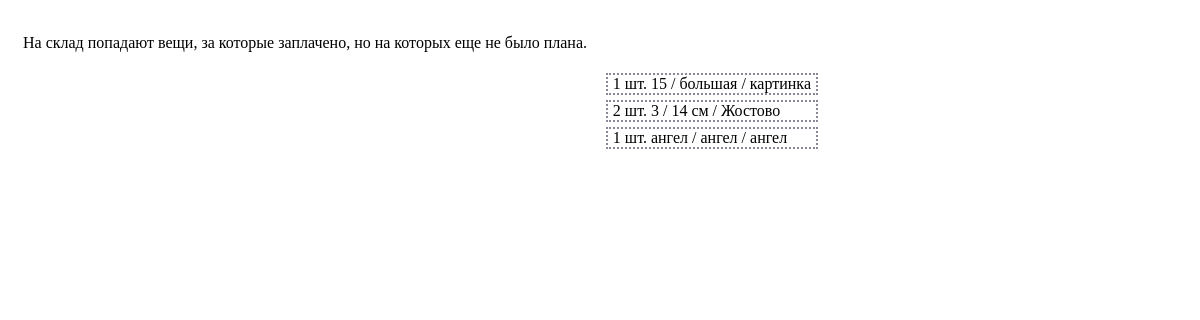
The page /forms/fStore.php on the database as committed earlier.
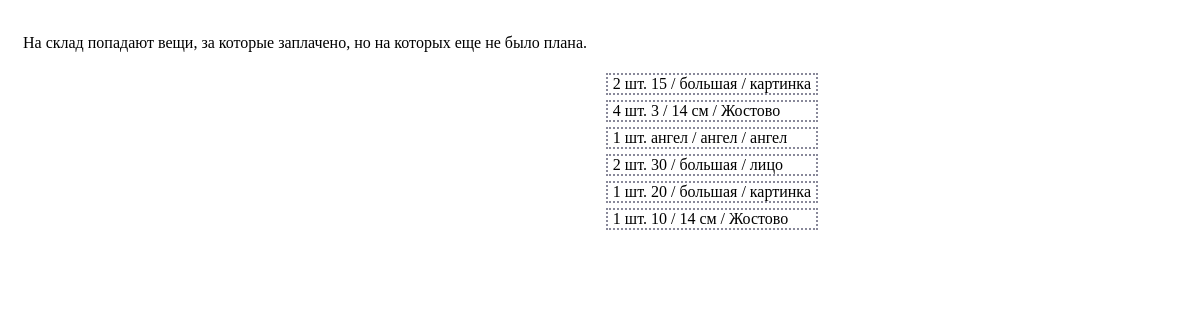
The same page on the database as committed later.
### tables this page shows
CREATE TABLE IF NOT EXISTS `left_items` (
  `left_item_id` int(5) NOT NULL AUTO_INCREMENT,
  `item_id` int(4) NOT NULL,
  `amount` int(4) NOT NULL,
  `date` int(12) NOT NULL,
  PRIMARY KEY (`left_item_id`)
);

CREATE TABLE IF NOT EXISTS `items` (
  `i_id` int(5) NOT NULL AUTO_INCREMENT,
  `type_id` int(3) NOT NULL,
  `category_id` int(4) NOT NULL,
  `item_name` varchar(30) NOT NULL,
  PRIMARY KEY (`i_id`)
);

CREATE TABLE IF NOT EXISTS `types` (
  `t_id` int(3) NOT NULL AUTO_INCREMENT,
  `type_name` varchar(30) NOT NULL,
  PRIMARY KEY (`t_id`)
);

CREATE TABLE IF NOT EXISTS `categories` (
  `c_id` int(4) NOT NULL AUTO_INCREMENT,
  `type_id` int(3) NOT NULL,
  `category_name` varchar(30) NOT NULL,
  PRIMARY KEY (`c_id`)
);

### modules/constants.php (called while the page is built)
<?php
$aDatabase  = array(
    'host'  =>  'localhost',
    'user'  =>  'hudo',
    'pwd'   =>  'oduh',
    'name'  =>  'hudo',
);

### modules/database.class.php (called while the page is built, shortened)
<?php
class Database {
    private $connection;
    private $connected;
    private $host;
    private $user;
    private $pwd;
    private $dbname;
    public function __construct($host, $user, $pwd, $dbname, $names = 'utf8') {
        $this->host		= $host;
        $this->user		= $user;
        $this->pwd		= $pwd;
        $this->dbname	= $dbname;
        $this->names	= $names;
    }
    private function connect() {
        if ($this->connected)
            return $this->connection;
        $this->connection = @mysql_connect($this->host, $this->user, $this->pwd, true);
        if ($this->connection) {
            $dbselect = @mysql_select_db($this->dbname, $this->connection);
        } else
            die('Database error.');
        $this->connected = true;
        return $this->connection;
    }
    public function process($aArgs) {
        $this->lastQuery = ' ' . array_shift($aArgs);
        if (empty($aArgs))
            return $this->lastQuery;
        $this->lastQuery = str_replace('\\?', '?', $this->lastQuery);
        return $this->lastQuery;
    }
    public function selectTable() {
        $out = array();
        $q = @mysql_query($this->process(func_get_args()), $this->connection);
        while ($result = @mysql_fetch_assoc($q)) {
            $out[] = $result;
        }
        return $out;
    }
    public function selectField() {
        $q = @mysql_query($this->process(func_get_args()), $this->connection);
        if ($record = @mysql_fetch_row($q))
            return $record[0];
        return null;
    }
}

### forms/fStore.php (the view, shortened to what this page needs)
<?php
require_once ROOT . 'constants.php';
require_once ROOT . 'database.class.php';
$oDB = new Database($aDatabase['host'], $aDatabase['user'], $aDatabase['pwd'], $aDatabase['name']);
?>
<link rel="stylesheet" type="text/css" href="style/fStore.css" />
<div class="store_list">
	<p>На склад попадают вещи, за которые заплачено, но на которых еще не было плана.</p>
	<div>
	<?php
	    $sItems = $oDB->selectTable('
	        SELECT `item_id`, `amount`
	        FROM   `left_items`
			WHERE  `amount` <> 0
	    ');
	    foreach($sItems as $iItem => $aItem){
		    $item_name = $oDB->selectField('
		        SELECT `item_name`
		        FROM `items`
		        WHERE `i_id` = ' . $aItem['item_id'] . '
		    ');
		    $category_id = $oDB->selectField('
		        SELECT `category_id`
		        FROM `items`
		        WHERE `i_id` = ' . $aItem['item_id'] . '
		    ');
		    $type_id = $oDB->selectField('
		        SELECT `type_id`
		        FROM `items`
		        WHERE `i_id` = ' . $aItem['item_id'] . '
		    ');
		    $category_name = $oDB->selectField('
		        SELECT `category_name`
		        FROM `categories`
		        WHERE `c_id` = ' . $category_id . '
		    ');
		    $type_name = $oDB->selectField('
		        SELECT `type_name`
		        FROM `types`
		        WHERE `t_id` = ' . $type_id . '
		    ');
		    echo '<p class="mat">' . $aItem['amount'] . ' шт. ' . $type_name . ' / ' . $category_name . ' / ' . $item_name . '</p>';
		}
	?>
	</div>
</div>

### style/fStore.css (style rules this page uses)
.store_list { padding: 10px; margin: 5px; width: 800px; height: 600px; overflow: auto; }
.store_list div { float: right; }
.mat { border: 2px dotted #888899; padding:0 5px 0 5px; margin: 5px; }

Rows that differ between the two databases and show on the page:
changed left_items (number 1 of 6 on the later page): amount "1" → "2"
changed left_items (number 2 of 6 on the later page): amount "2" → "4"
added left_items: amount "2", item.type_name "30", item.category_name "большая", item.item_name "лицо"
added left_items: amount "1", item.type_name "20", item.category_name "большая", item.item_name "картинка"
added left_items: amount "1", item.type_name "10", item.category_name "14 см", item.item_name "Жостово"
